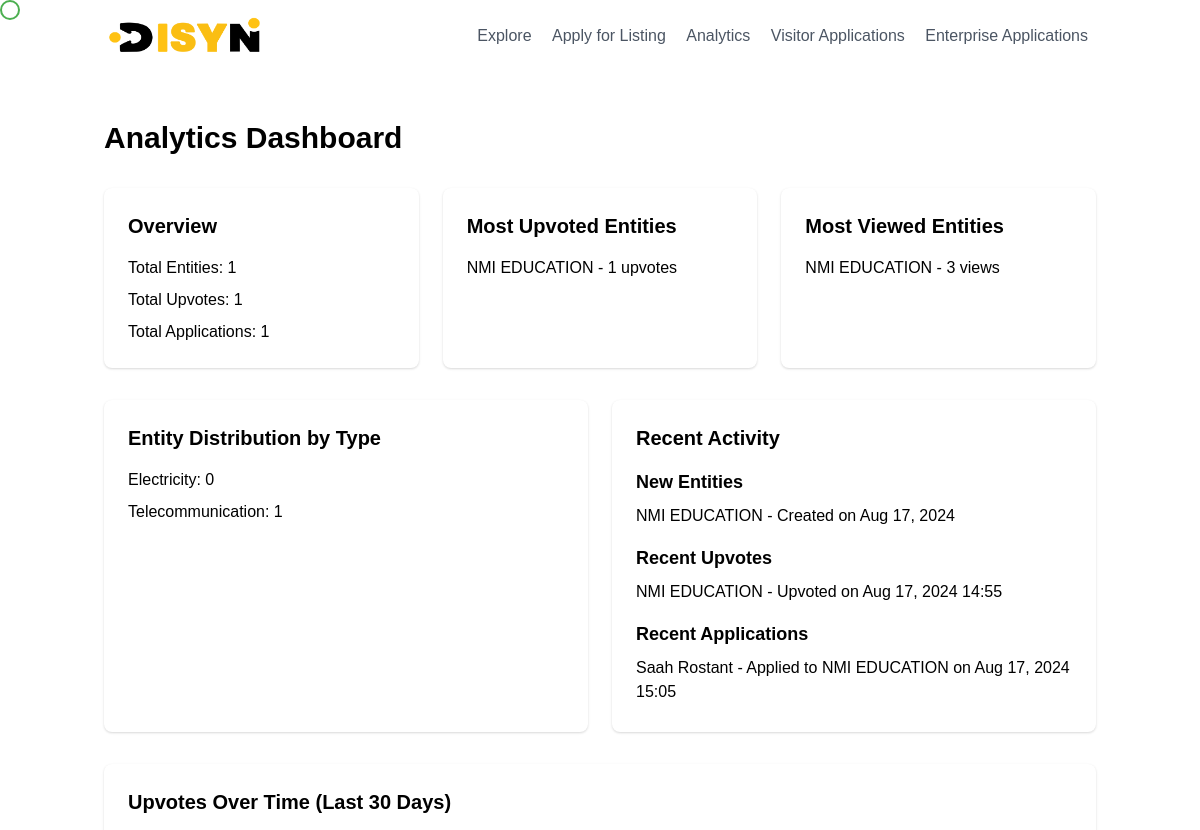
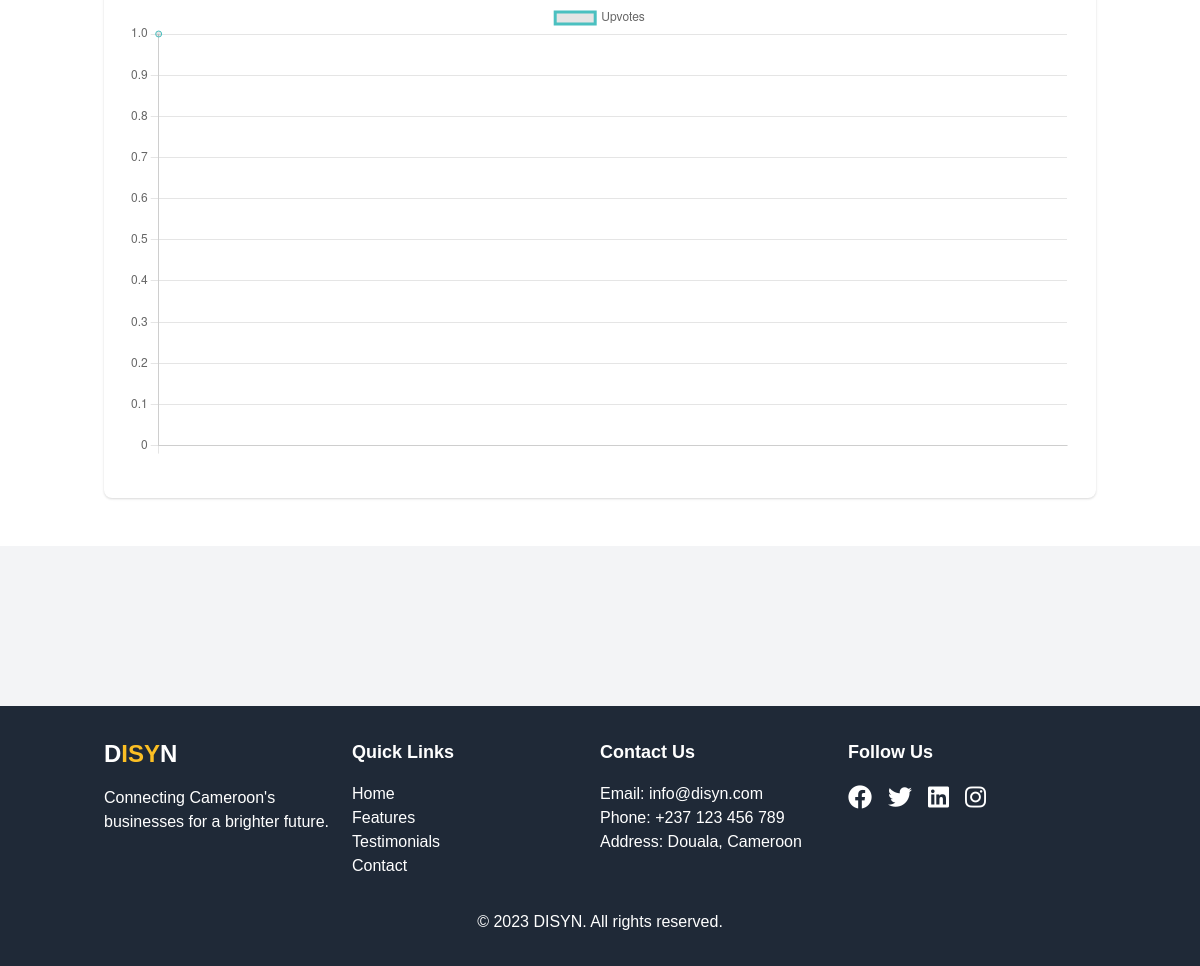
The page /analytics/ (signed in) on the database as committed earlier (2 pictures, top to bottom).
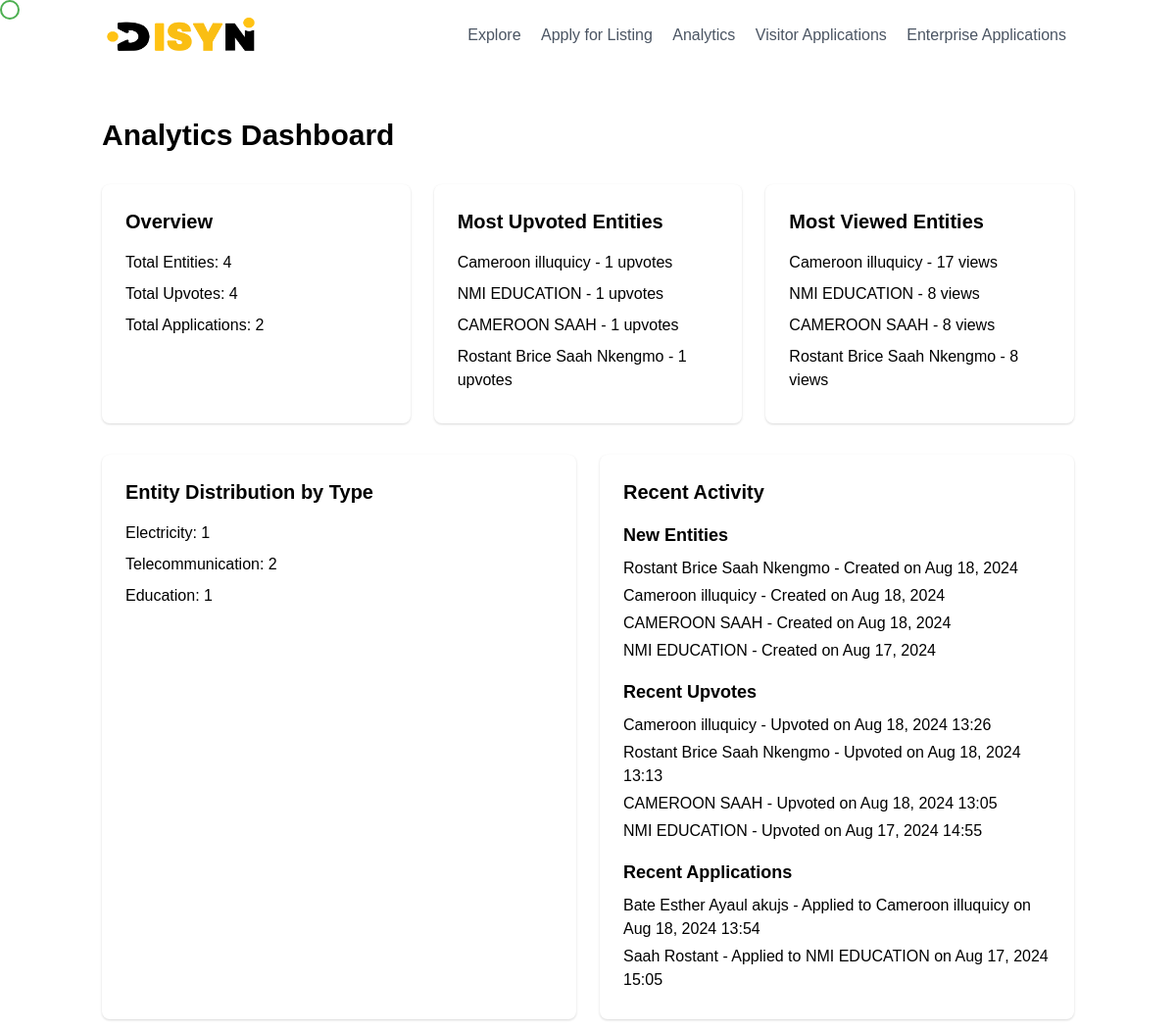
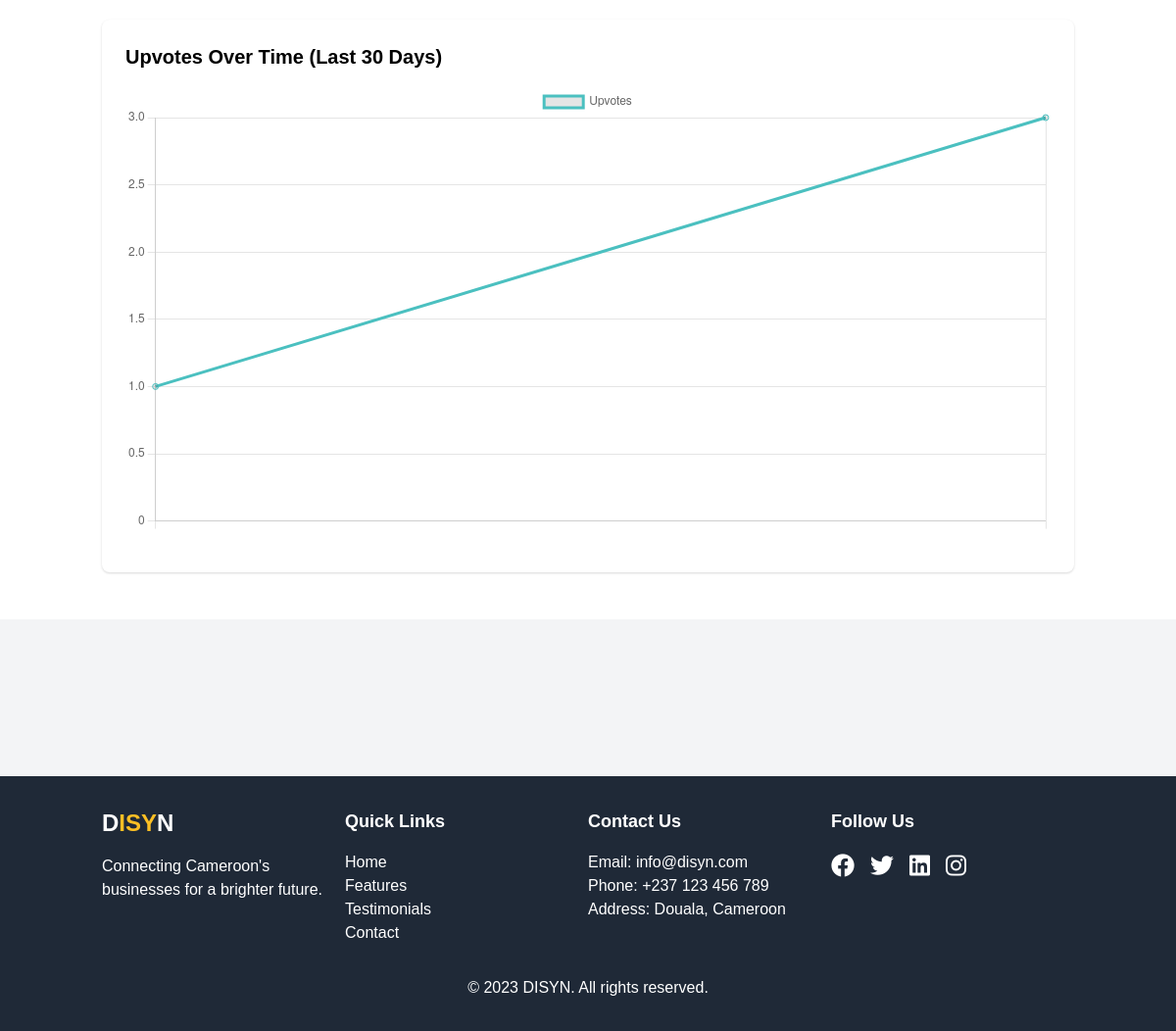
The same page on the database as committed later (2 pictures, top to bottom).
### entities/models.py (models this page shows, shortened)
class Entity(models.Model):
    name = models.CharField(max_length=200)
    entity_type = models.ForeignKey(EntityType, on_delete=models.PROTECT, related_name='entities')
    description = models.TextField()
    image = models.ImageField(upload_to='entity_images/', null=True, blank=True)
    location = models.CharField(max_length=200)
    email = models.EmailField()
    phone = models.CharField(max_length=20)
    director_name = models.CharField(max_length=100, blank=True)
    website = models.URLField(blank=True)
    upvotes = models.IntegerField(default=0)
    view_count = models.PositiveIntegerField(default=0)
    created_at = models.DateTimeField(auto_now_add=True)
    updated_at = models.DateTimeField(auto_now=True)
    created_from_application = models.BooleanField(default=False)

class EntityType(models.Model):
    name = models.CharField(max_length=50, unique=True)
    description = models.TextField(blank=True)

class Upvote(models.Model):
    entity = models.ForeignKey(Entity, on_delete=models.CASCADE, related_name='entity_upvotes')
    name = models.CharField(max_length=100, blank=True, default='Anonymous')
    role = models.CharField(max_length=100, blank=True)
    reason = models.TextField(blank=True)
    ip_address = models.GenericIPAddressField(null=True)
    created_at = models.DateTimeField(auto_now_add=True)
    class Meta:
        unique_together = ('entity', 'ip_address')

class VisitorApplication(models.Model):
    APPLICATION_TYPES = (
        ('visit', 'Visit'),
        ('internship', 'Internship'),
        ('job', 'Job'),
    )
    STATUS_CHOICES = (
        ('pending', 'Pending'),
        ('approved', 'Approved'),
        ('rejected', 'Rejected'),
    )
    entity = models.ForeignKey(Entity, on_delete=models.CASCADE, related_name='visitor_applications')
    name = models.CharField(max_length=100)
    email = models.EmailField()
    phone = models.CharField(max_length=20)
    application_type = models.CharField(max_length=10, choices=APPLICATION_TYPES)
    message = models.TextField()
    cv = models.FileField(upload_to='visitor_cvs/', blank=True, null=True)
    status = models.CharField(max_length=10, choices=STATUS_CHOICES, default='pending')
    created_at = models.DateTimeField(auto_now_add=True)
    updated_at = models.DateTimeField(auto_now=True)

### entities/views.py (the view)
# urls.py: path('analytics/', views.analytics_dashboard, name='analytics_dashboard'),
@user_passes_test(lambda u: u.is_superuser)
def analytics_dashboard(request):
    total_entities = Entity.objects.count()
    total_upvotes = Upvote.objects.count()
    total_applications = VisitorApplication.objects.count()
    most_upvoted = Entity.objects.annotate(upvote_count=Count('entity_upvotes')).order_by('-upvote_count')[:5]
    most_viewed = Entity.objects.order_by('-view_count')[:5]
    entity_types = EntityType.objects.annotate(count=Count('entities'))
    recent_entities = Entity.objects.order_by('-created_at')[:5]
    recent_upvotes = Upvote.objects.order_by('-created_at')[:5]
    recent_applications = VisitorApplication.objects.order_by('-created_at')[:5]
    thirty_days_ago = timezone.now() - timedelta(days=30)
    upvotes_over_time = Upvote.objects.filter(created_at__gte=thirty_days_ago) \
        .extra(select={'date': 'date(created_at)'}) \
        .values('date') \
        .annotate(count=Count('id')) \
        .order_by('date')
    context = {
        'total_entities': total_entities,
        'total_upvotes': total_upvotes,
        'total_applications': total_applications,
        'most_upvoted': most_upvoted,
        'most_viewed': most_viewed,
        'entity_types': entity_types,
        'recent_entities': recent_entities,
        'recent_upvotes': recent_upvotes,
        'recent_applications': recent_applications,
        'upvotes_over_time': list(upvotes_over_time),
    }
    return render(request, 'entities/analytics_dashboard.html', context)

### entities/templates/entities/analytics_dashboard.html (shortened to what this page needs)
{% extends 'entities/base.html' %}
{% load static %}
{% block content %}
<div class="container mx-auto px-4 py-8">
    <h1 class="text-3xl font-bold mb-8">Analytics Dashboard</h1>
    <div class="grid grid-cols-1 md:grid-cols-3 gap-6 mb-8">
        <div class="bg-white rounded-lg shadow p-6">
            <h2 class="text-xl font-semibold mb-4">Overview</h2>
            <p class="mb-2">Total Entities: {{ total_entities }}</p>
            <p class="mb-2">Total Upvotes: {{ total_upvotes }}</p>
            <p>Total Applications: {{ total_applications }}</p>
        </div>
        <div class="bg-white rounded-lg shadow p-6">
            <h2 class="text-xl font-semibold mb-4">Most Upvoted Entities</h2>
            <ul>
            {% for entity in most_upvoted %}
                <li class="mb-2">{{ entity.name }} - {{ entity.upvote_count }} upvotes</li>
            {% endfor %}
            </ul>
        </div>
        <div class="bg-white rounded-lg shadow p-6">
            <h2 class="text-xl font-semibold mb-4">Most Viewed Entities</h2>
            <ul>
            {% for entity in most_viewed %}
                <li class="mb-2">{{ entity.name }} - {{ entity.view_count }} views</li>
            {% endfor %}
            </ul>
        </div>
    </div>
    <div class="grid grid-cols-1 md:grid-cols-2 gap-6 mb-8">
        <div class="bg-white rounded-lg shadow p-6">
            <h2 class="text-xl font-semibold mb-4">Entity Distribution by Type</h2>
            <ul>
                {% for type in entity_types %}
                    <li class="mb-2">{{ type.name }}: {{ type.count }}</li>
                {% endfor %}
                </ul>
        </div>
        <div class="bg-white rounded-lg shadow p-6">
            <h2 class="text-xl font-semibold mb-4">Recent Activity</h2>
            <h3 class="text-lg font-semibold mb-2">New Entities</h3>
            <ul class="mb-4">
            {% for entity in recent_entities %}
                <li class="mb-1">{{ entity.name }} - Created on {{ entity.created_at|date:"M d, Y" }}</li>
            {% endfor %}
            </ul>
            <h3 class="text-lg font-semibold mb-2">Recent Upvotes</h3>
            <ul class="mb-4">
            {% for upvote in recent_upvotes %}
                <li class="mb-1">{{ upvote.entity.name }} - Upvoted on {{ upvote.created_at|date:"M d, Y H:i" }}</li>
            {% endfor %}
            </ul>
            <h3 class="text-lg font-semibold mb-2">Recent Applications</h3>
            <ul>
            {% for application in recent_applications %}
                <li class="mb-1">{{ application.name }} - Applied to {{ application.entity.name }} on {{ application.created_at|date:"M d, Y H:i" }}</li>
            {% endfor %}
            </ul>
        </div>
    </div>
    <div class="bg-white rounded-lg shadow p-6">
        <h2 class="text-xl font-semibold mb-4">Upvotes Over Time (Last 30 Days)</h2>
        <canvas id="upvotesChart"></canvas>
    </div>
</div>
<script>
    var ctx = document.getElementById('upvotesChart').getContext('2d');
    var chart = new Chart(ctx, {
        type: 'line',
        data: {
            labels: [{% for item in upvotes_over_time %}'{{ item.date|date:"M d" }}',{% endfor %}],
            datasets: [{
                label: 'Upvotes',
                data: [{% for item in upvotes_over_time %}{{ item.count }},{% endfor %}],
                borderColor: 'rgb(75, 192, 192)',
                tension: 0.1
            }]
        },
        options: {
            responsive: true,
            scales: {
                y: {
                    beginAtZero: true
                }
            }
        }
    });
</script>
{% endblock %}

### entities/templates/entities/base.html (shortened to what this page needs)
{% load static %}
<!DOCTYPE html>
<html lang="en">
<head>
    <link href="https://cdn.jsdelivr.net/npm/tailwindcss@2.2.19/dist/tailwind.min.css" rel="stylesheet">
    <link rel="stylesheet" href="https://cdnjs.cloudflare.com/ajax/libs/font-awesome/6.1.1/css/all.min.css">
    <link rel="stylesheet" href="https://cdnjs.cloudflare.com/ajax/libs/aos/2.3.4/aos.css" />
</head>
<body class="bg-gray-100">
    <header class="bg-white shadow-md">
        <div class="container mx-auto px-4 py-4 flex justify-between items-center">
            <a href="{% url 'landing_page' %}" class="text-2xl font-bold text-yellow-600"><img src="{% static 'logoD.png' %}" alt="DISYN" style="height: 40px; "></a>
            <nav class="hidden md:block">
                <a href="{% url 'entity_list' %}" class="mx-2 text-gray-600 hover:text-yellow-600">Explore</a>
                <a href="{% url 'apply' %}" class="mx-2 text-gray-600 hover:text-yellow-600">Apply for Listing</a>
                {% if user.is_superuser %}
                    <a href="{% url 'analytics_dashboard' %}" class="mx-2 text-gray-600 hover:text-yellow-600">Analytics</a>
                    <a href="{% url 'visitor_applications_list' %}" class="mx-2 text-gray-600 hover:yellow-green-600">Visitor Applications</a>
                    <a href="{% url 'application_list' %}" class="mx-2 text-gray-600 hover:text-yellow-600">Enterprise Applications</a>
                {% endif %}
            </nav>
        </div>
    </header>
    <main class=" mx-auto mb-40 p-4 bg-white">
        {% block content %}
        {% endblock %}
    </main>
    <footer class="bg-gray-800 text-white py-8">
        <div class="container mx-auto px-4">
            <div class="flex flex-wrap justify-between">
                <div class="w-full md:w-1/4 mb-6 md:mb-0">
                    <h3 class="text-2xl font-bold mb-4">D<span class="text-yellow-400">ISY</span>N</h3>
                    <p>Connecting Cameroon's businesses for a brighter future.</p>
                </div>
                <div class="w-full md:w-1/4 mb-6 md:mb-0">
                    <h4 class="text-lg font-semibold mb-4">Quick Links</h4>
                    <ul>
                        <li><a href="#" class="hover:text-green-500">Home</a></li>
                        <li><a href="#features" class="hover:text-green-500">Features</a></li>
                        <li><a href="#testimonials" class="hover:text-green-500">Testimonials</a></li>
                        <li><a href="#" class="hover:text-green-500">Contact</a></li>
                    </ul>
                </div>
                <div class="w-full md:w-1/4 mb-6 md:mb-0">
                    <h4 class="text-lg font-semibold mb-4">Contact Us</h4>
                    <p>Email: info@disyn.com</p>
                    <p>Phone: +237 123 456 789</p>
                    <p>Address: Douala, Cameroon</p>
                </div>
                <div class="w-full md:w-1/4">
                    <h4 class="text-lg font-semibold mb-4">Follow Us</h4>
                    <div class="flex space-x-4">
                        <a href="#" class="text-2xl hover:text-green-500"><i class="fab fa-facebook"></i></a>
                        <a href="#" class="text-2xl hover:text-green-500"><i class="fab fa-twitter"></i></a>
                        <a href="#" class="text-2xl hover:text-green-500"><i class="fab fa-linkedin"></i></a>
                        <a href="#" class="text-2xl hover:text-green-500"><i class="fab fa-instagram"></i></a>
                    </div>
                </div>
            </div>
            <div class="mt-8 text-center">
                <p>&copy; 2023 DISYN. All rights reserved.</p>
            </div>
        </div>
    </footer>
</body>
</html>

### entities/templates/entities/base.html (style rules this page uses)
body { font-family: 'CustomFont', sans-serif; }

Rows that differ between the two databases and show on the page:
added Entity: name "Cameroon illuquicy", upvote_count "1", view_count "17", created_at "Aug 18, 2024"
changed Entity "NMI EDUCATION": view_count "3" → "8"
added Entity: name "CAMEROON SAAH", upvote_count "1", view_count "8", created_at "Aug 18, 2024"
added Entity: name "Rostant Brice Saah Nkengmo", upvote_count "1", view_count "8", created_at "Aug 18, 2024"
computed for EntityType "Electricity": count "0" → "1"
computed for EntityType "Telecommunication": count "1" → "2"
added EntityType: name "Education", count "1"
added Upvote: entity.name "Cameroon illuquicy", created_at "Aug 18, 2024 13:26"
added Upvote: entity.name "Rostant Brice Saah Nkengmo", created_at "Aug 18, 2024 13:13"
added Upvote: entity.name "CAMEROON SAAH", created_at "Aug 18, 2024 13:05"
added VisitorApplication: name "Bate Esther Ayaul akujs", entity.name "Cameroon illuquicy", created_at "Aug 18, 2024 13:54"
Other text that changed with them:
{{ total_entities }}: "1" → "4"
{{ total_upvotes }}: "1" → "4"
{{ total_applications }}: "1" → "2"
chart data {{ item.count }}: 1 → 1, 3
